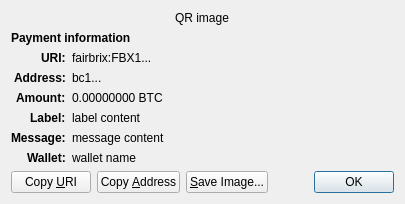
<?xml version="1.0" encoding="UTF-8"?>
<ui version="4.0">
 <class>ReceiveRequestDialog</class>
 <widget class="QDialog" name="ReceiveRequestDialog">
  <property name="geometry">
   <rect>
    <x>0</x>
    <y>0</y>
    <width>413</width>
    <height>229</height>
   </rect>
  </property>
  <property name="windowTitle">
   <string>Request payment to ...</string>
  </property>
  <layout class="QGridLayout" name="gridLayout" columnstretch="0,1">
   <property name="sizeConstraint">
    <enum>QLayout::SetFixedSize</enum>
   </property>
   <item row="0" column="0" colspan="2" alignment="Qt::AlignHCenter">
    <widget class="QRImageWidget" name="qr_code">
     <property name="text">
      <string notr="true">QR image</string>
     </property>
     <property name="textInteractionFlags">
      <set>Qt::NoTextInteraction</set>
     </property>
    </widget>
   </item>
   <item row="1" column="0" colspan="2">
    <widget class="QLabel" name="payment_header">
     <property name="font">
      <font>
       <weight>75</weight>
       <bold>true</bold>
      </font>
     </property>
     <property name="text">
      <string>Payment information</string>
     </property>
     <property name="textInteractionFlags">
      <set>Qt::NoTextInteraction</set>
     </property>
    </widget>
   </item>
   <item row="2" column="0" alignment="Qt::AlignRight|Qt::AlignTop">
    <widget class="QLabel" name="uri_tag">
     <property name="font">
      <font>
       <weight>75</weight>
       <bold>true</bold>
      </font>
     </property>
     <property name="text">
      <string notr="true">URI:</string>
     </property>
     <property name="textFormat">
      <enum>Qt::PlainText</enum>
     </property>
     <property name="textInteractionFlags">
      <set>Qt::NoTextInteraction</set>
     </property>
    </widget>
   </item>
   <item row="2" column="1" alignment="Qt::AlignTop">
    <widget class="QLabel" name="uri_content">
     <property name="text">
      <string notr="true">fairbrix:FBX1...</string>
     </property>
     <property name="textFormat">
      <enum>Qt::RichText</enum>
     </property>
     <property name="wordWrap">
      <bool>true</bool>
     </property>
     <property name="textInteractionFlags">
      <set>Qt::TextSelectableByMouse</set>
     </property>
    </widget>
   </item>
   <item row="3" column="0" alignment="Qt::AlignRight|Qt::AlignTop">
    <widget class="QLabel" name="address_tag">
     <property name="font">
      <font>
       <weight>75</weight>
       <bold>true</bold>
      </font>
     </property>
     <property name="text">
      <string>Address:</string>
     </property>
     <property name="textInteractionFlags">
      <set>Qt::NoTextInteraction</set>
     </property>
    </widget>
   </item>
   <item row="3" column="1" alignment="Qt::AlignTop">
    <widget class="QLabel" name="address_content">
     <property name="text">
      <string notr="true">bc1...</string>
     </property>
     <property name="textFormat">
      <enum>Qt::PlainText</enum>
     </property>
     <property name="textInteractionFlags">
      <set>Qt::TextSelectableByMouse</set>
     </property>
    </widget>
   </item>
   <item row="4" column="0" alignment="Qt::AlignRight|Qt::AlignTop">
    <widget class="QLabel" name="amount_tag">
     <property name="font">
      <font>
       <weight>75</weight>
       <bold>true</bold>
      </font>
     </property>
     <property name="text">
      <string>Amount:</string>
     </property>
     <property name="textInteractionFlags">
      <set>Qt::NoTextInteraction</set>
     </property>
    </widget>
   </item>
   <item row="4" column="1" alignment="Qt::AlignTop">
    <widget class="QLabel" name="amount_content">
     <property name="text">
      <string notr="true">0.00000000 BTC</string>
     </property>
     <property name="textFormat">
      <enum>Qt::PlainText</enum>
     </property>
     <property name="textInteractionFlags">
      <set>Qt::TextSelectableByMouse</set>
     </property>
    </widget>
   </item>
   <item row="5" column="0" alignment="Qt::AlignRight|Qt::AlignTop">
    <widget class="QLabel" name="label_tag">
     <property name="font">
      <font>
       <weight>75</weight>
       <bold>true</bold>
      </font>
     </property>
     <property name="text">
      <string>Label:</string>
     </property>
     <property name="textInteractionFlags">
      <set>Qt::NoTextInteraction</set>
     </property>
    </widget>
   </item>
   <item row="5" column="1" alignment="Qt::AlignTop">
    <widget class="QLabel" name="label_content">
     <property name="text">
      <string notr="true">label content</string>
     </property>
     <property name="textFormat">
      <enum>Qt::PlainText</enum>
     </property>
     <property name="wordWrap">
      <bool>true</bool>
     </property>
     <property name="textInteractionFlags">
      <set>Qt::TextSelectableByMouse</set>
     </property>
    </widget>
   </item>
   <item row="6" column="0" alignment="Qt::AlignRight|Qt::AlignTop">
    <widget class="QLabel" name="message_tag">
     <property name="font">
      <font>
       <weight>75</weight>
       <bold>true</bold>
      </font>
     </property>
     <property name="text">
      <string>Message:</string>
     </property>
     <property name="textInteractionFlags">
      <set>Qt::NoTextInteraction</set>
     </property>
    </widget>
   </item>
   <item row="6" column="1" alignment="Qt::AlignTop">
    <widget class="QLabel" name="message_content">
     <property name="text">
      <string notr="true">message content</string>
     </property>
     <property name="textFormat">
      <enum>Qt::PlainText</enum>
     </property>
     <property name="wordWrap">
      <bool>true</bool>
     </property>
     <property name="textInteractionFlags">
      <set>Qt::TextSelectableByMouse</set>
     </property>
    </widget>
   </item>
   <item row="7" column="0" alignment="Qt::AlignRight|Qt::AlignTop">
    <widget class="QLabel" name="wallet_tag">
     <property name="font">
      <font>
       <weight>75</weight>
       <bold>true</bold>
      </font>
     </property>
     <property name="text">
      <string>Wallet:</string>
     </property>
     <property name="textInteractionFlags">
      <set>Qt::NoTextInteraction</set>
     </property>
    </widget>
   </item>
   <item row="7" column="1" alignment="Qt::AlignTop">
    <widget class="QLabel" name="wallet_content">
     <property name="text">
      <string notr="true">wallet name</string>
     </property>
     <property name="textFormat">
      <enum>Qt::PlainText</enum>
     </property>
     <property name="wordWrap">
      <bool>true</bool>
     </property>
     <property name="textInteractionFlags">
      <set>Qt::TextSelectableByMouse</set>
     </property>
    </widget>
   </item>
   <item row="8" column="0" colspan="2">
    <layout class="QHBoxLayout" name="horizontalLayout">
     <item>
      <widget class="QPushButton" name="btnCopyURI">
       <property name="text">
        <string>Copy &amp;URI</string>
       </property>
       <property name="autoDefault">
        <bool>false</bool>
       </property>
      </widget>
     </item>
     <item>
      <widget class="QPushButton" name="btnCopyAddress">
       <property name="text">
        <string>Copy &amp;Address</string>
       </property>
       <property name="autoDefault">
        <bool>false</bool>
       </property>
      </widget>
     </item>
     <item>
      <widget class="QPushButton" name="btnSaveAs">
       <property name="text">
        <string>&amp;Save Image...</string>
       </property>
       <property name="autoDefault">
        <bool>false</bool>
       </property>
      </widget>
     </item>
     <item>
      <spacer name="horizontalSpacer_2">
       <property name="orientation">
        <enum>Qt::Horizontal</enum>
       </property>
       <property name="sizeHint" stdset="0">
        <size>
         <width>40</width>
         <height>20</height>
        </size>
       </property>
      </spacer>
     </item>
     <item>
      <widget class="QDialogButtonBox" name="buttonBox">
       <property name="focusPolicy">
        <enum>Qt::StrongFocus</enum>
       </property>
       <property name="standardButtons">
        <set>QDialogButtonBox::Ok</set>
       </property>
      </widget>
     </item>
    </layout>
   </item>
  </layout>
 </widget>
 <customwidgets>
  <customwidget>
   <class>QRImageWidget</class>
   <extends>QLabel</extends>
   <header>qt/qrimagewidget.h</header>
  </customwidget>
 </customwidgets>
 <tabstops>
  <tabstop>buttonBox</tabstop>
  <tabstop>btnCopyURI</tabstop>
  <tabstop>btnCopyAddress</tabstop>
  <tabstop>btnSaveAs</tabstop>
 </tabstops>
 <resources/>
 <connections>
  <connection>
   <sender>buttonBox</sender>
   <signal>accepted()</signal>
   <receiver>ReceiveRequestDialog</receiver>
   <slot>accept()</slot>
   <hints>
    <hint type="sourcelabel">
     <x>135</x>
     <y>230</y>
    </hint>
    <hint type="destinationlabel">
     <x>135</x>
     <y>126</y>
    </hint>
   </hints>
  </connection>
 </connections>
</ui>
